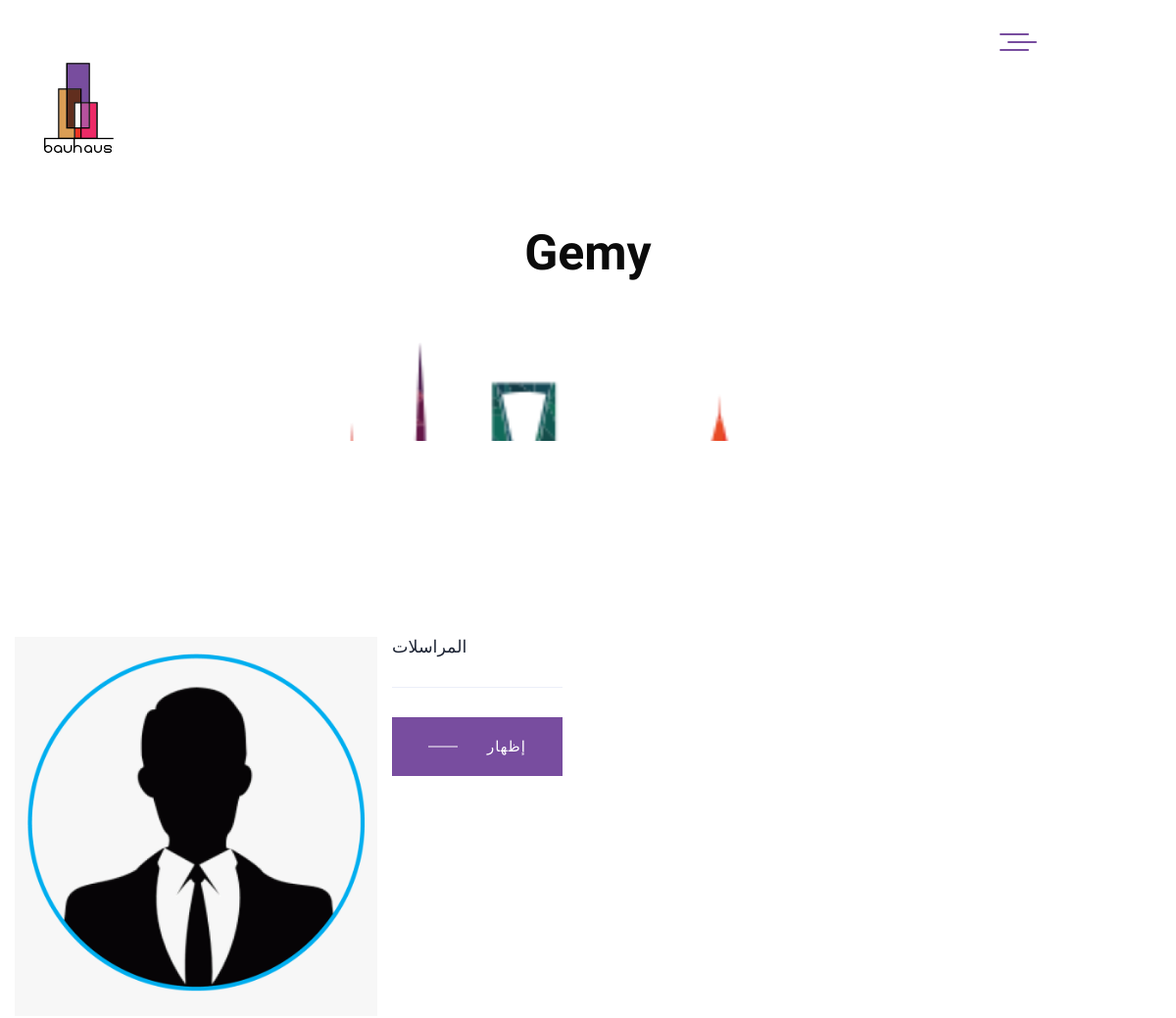
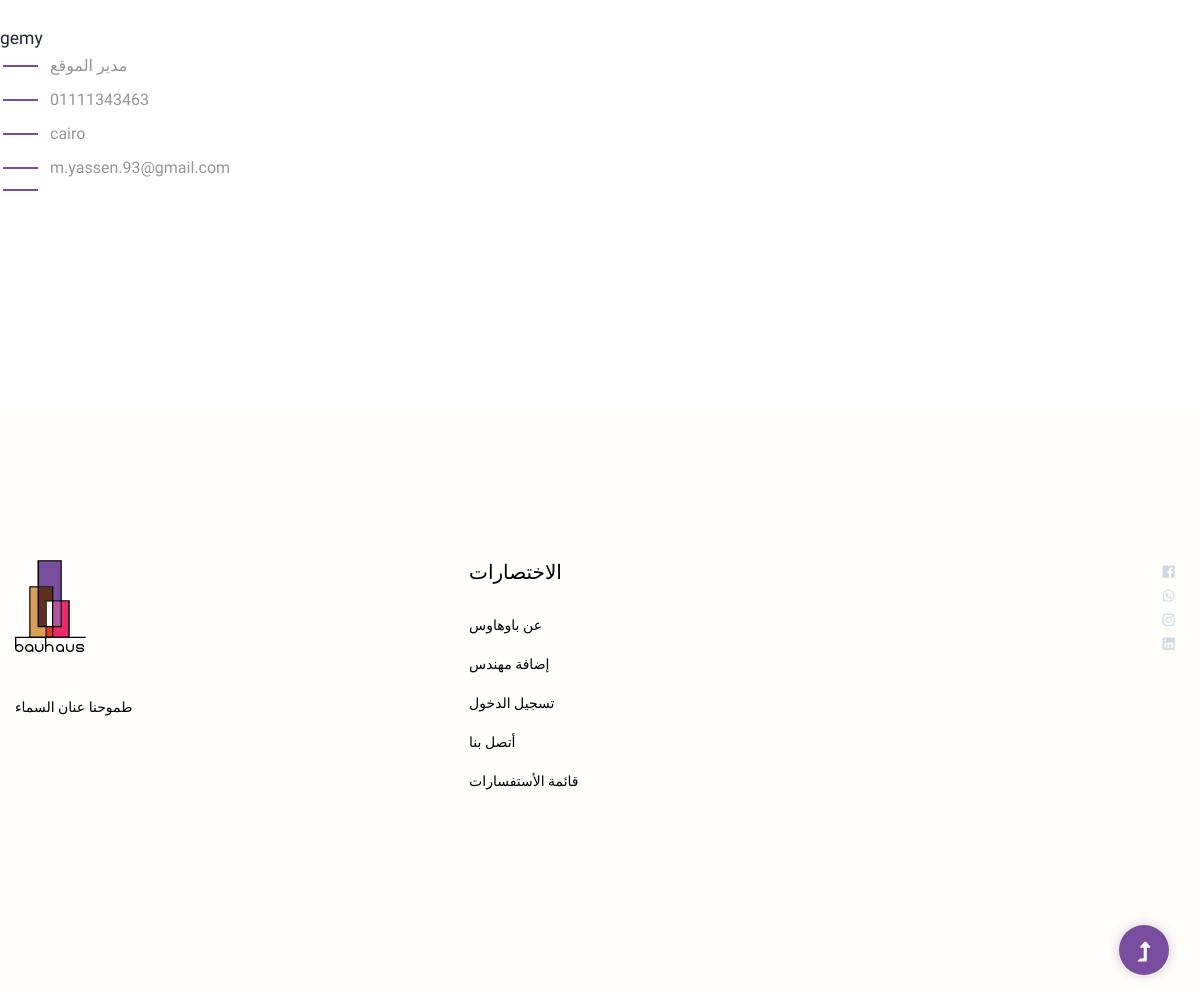
The page /user/profile (signed in) on the database its author committed (2 pictures, top to bottom).
### accounts/models.py (models this page shows, shortened)
class User(AbstractBaseUser, PermissionsMixin):
    email = models.EmailField(
        verbose_name=_('email address'), max_length=255, unique=True
    )
    first_name = models.CharField(_('first name'), max_length=30, blank=True)
    last_name = models.CharField(_('last name'), max_length=150, blank=True)
    phone = models.CharField(max_length=255, null=True, blank=True)
    timestamp = models.DateTimeField(auto_now_add=True)
    profile_pic = models.ImageField(verbose_name='Profile Picture', default='porfile-pic.png')
    address = models.CharField(_('Address'), max_length=255, null=True, blank=True)
    is_customer = models.BooleanField(_('Customer'), default=False, help_text=_(
        'Designates whether this user should be treated as a Customer. '
    ), )
    is_engineer = models.BooleanField(_('Engineer'), default=False, help_text=_(
        'Designates whether this user should be treated as an Engineer. '
    ))
    is_admin = models.BooleanField(_('Admin'), default=False, help_text=_(
        'Designates whether this user should be treated as an Admin. '
    ))
    is_outdoor_engineer = models.BooleanField(_('outdoor engineer'), default=False, help_text=_(
        'Designates whether this user should be treated as an Outdoor Engineer. '
    ))
    USER_TYPE_CHOICES = (
        (1, 'admin'),
        (2, 'engineer'),
        (3, 'customer'),
        (4, 'outdoor_engineer'),
    )
    user_type = models.PositiveSmallIntegerField(choices=USER_TYPE_CHOICES, null=True, verbose_name=_('User Type'),
                                                 help_text=_(
                                                     'User Role in A system '
                                                 ))
    is_active = models.BooleanField(
        _('active'),
        default=True,
        help_text=_(
            'Designates whether this user should be treated as active. '
            'Unselect this instead of deleting accounts.'
        ),
    )
    is_staff = models.BooleanField(
        _('staff status'),
        default=False,
        help_text=_(
            'Designates whether the user can log into this admin site.'
        ),
    )
    date_joined = models.DateTimeField(
        _('date joined'), default=timezone.now
    )
    objects = UserManager()
    USERNAME_FIELD = 'email'
    REQUIRED_FIELDS = ['first_name', 'last_name', 'phone', 'address']

### accounts/views.py (the view)
# urls.py: path('profile', views.user_detail, name='user-profile'),
def user_detail(request):
    return render(request, 'accounts/user-detail.html')

### accounts/templates/accounts/user-detail.html (shortened to what this page needs)
{% extends 'base.html' %}
{% block content %}
 <div class="slider-area2" style="background-image: url(../../../static/img/hero2.png);">
            <div class="slider-height2 d-flex align-items-center">
                <div class="container">
                    <div class="row">
                        <div class="col-xl-12">
                            <div class="hero-cap hero-cap2 pt-70 text-center">
                                <h2 class="aida-font">{{ request.user.first_name }}</h2>
                            </div>
                        </div>
                    </div>
                </div>
            </div>
        </div>
        <section class="about-area section-padding2">
            <div class="container">
                <div class="row">
                    <div class="col-xl-4 col-lg-4 col-md-6 col-sm-">
                        <div class="single-team mb-30">
                            <div class="team-img">
                                <img src="{{ request.user.profile_pic.url }}" alt="{{ request.user.first_name }}">
                            </div>
                    </div>
                <div class="row">
                      <aside class="single_sidebar_widget post_category_widget">
                                                  <div class="single-team mb-30">
                           <div class="team-caption">
                                <h3>{{ request.user.first_name }}</h3>
                             {% if request.user.user_type ==  1  %}
                                <span class="aida-font">مدير الموقع</span>
                                 <span class="aida-font"> {{ request.user.phone }}</span>
                                 <span class="aida-font"> {{ request.user.address }}</span>
                                 <span class="aida-font"> {{request.user.email }}</span>
                             {% endif %}
                                          </div>
                                                  </div>
                        </aside>
                </div>
                </div>
                <div class="contact-info">
                    <h3 class="body-font"> المراسلات</h3>
                    <hr>
                    {% if request.user.user_type ==  2 or request.user.user_type ==   4 or request.user.user_type ==   1 %}
                    <a class="btn body-font" href="{% url 'contact-engineer-list' request.user.pk %}"> إظهار</a>
                    {% endif %}
                </div>
            </div>
            </div>
        </section>
{% endblock content %}

### rows shown on the page
User: user.first_name "Gemy", user.profile_pic (picture), user.first_name "gemy", user.phone "01111343463", user.address "cairo", user.email "m.yassen.93@gmail.com"
